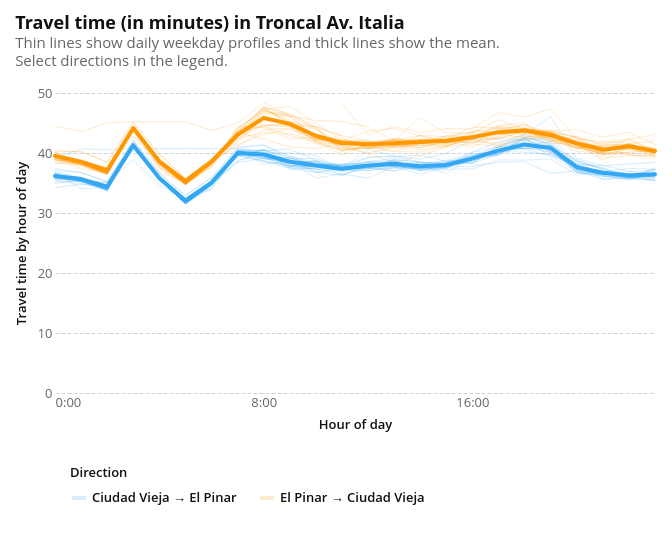
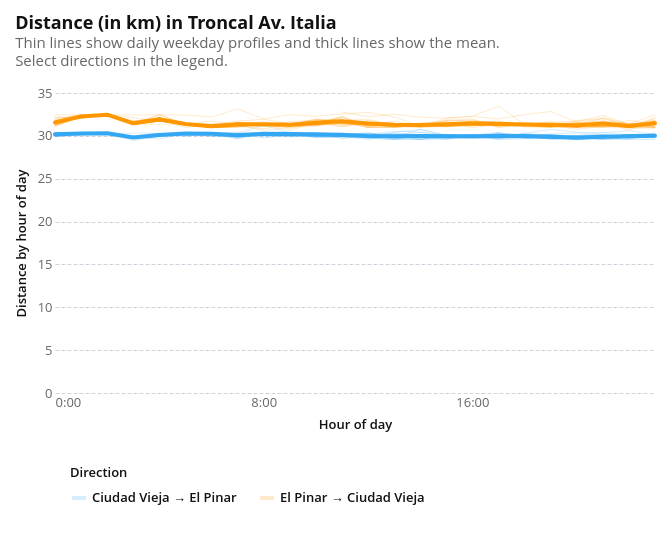

Notebook code for these charts, in order:
### Markdown cell above
## Ciudad Vieja - El Pinar (Días de semana)

### Code cell
od_ = df_combined.copy().query("od_id == 1 and is_weekend == False")

display(
    create_plots(od_, "tt", "Travel time (in minutes)", "Travel time by hour of day")
)
display(create_plots(od_, "dist", "Distance (in km)", "Distance by hour of day"))

### Figure 1 — Vega-Lite specification as saved in the notebook (floating-point values rounded to 4 significant figures; data arrays with more than 128 entries replaced by an {"elided": "..."} marker saying what was removed)
{"config": {"background": "white", "padding": 15, "mark": {"tooltip": true}, "point": {"filled": true, "size": 60, "stroke": "white", "strokeWidth": 1}, "circle": {"filled": true, "stroke": "white", "strokeWidth": 1}, "square": {"filled": true, "stroke": "white", "strokeWidth": 1}, "line": {"strokeWidth": 4, "strokeCap": "round", "strokeJoin": "round"}, "bar": {"cornerRadiusEnd": 0}, "area": {"opacity": 0.7}, "arc": {"stroke": "white", "strokeWidth": 1}, "rect": {"stroke": "#8A969F", "strokeWidth": 0.5}, "geoshape": {"stroke": "#666666", "strokeWidth": 0.3, "strokeJoin": "round", "strokeCap": "round"}, "title": {"font": "Open Sans, sans-serif", "fontSize": 18, "fontWeight": 700, "lineHeight": 22, "color": "#111111", "anchor": "start", "offset": 18, "subtitleFont": "Open Sans, sans-serif", "subtitleFontSize": 15, "subtitleFontWeight": 400, "subtitleLineHeight": 18, "subtitleColor": "#666666", "subtitlePadding": 3}, "axis": {"domain": false, "grid": true, "gridColor": "#CED4DE", "gridDash": [4, 2], "gridWidth": 1, "labelFont": "Open Sans, sans-serif", "labelFontSize": 13, "labelFontWeight": 400, "labelColor": "#666666", "labelPadding": 3, "tickColor": "#CED4DE", "tickSize": 5, "tickCount": 5, "titleFont": "Open Sans, sans-serif", "titleFontSize": 13, "titleFontWeight": 600, "titleColor": "#111111", "titlePadding": 9}, "axisX": {"grid": false, "tickSize": 0, "labelAngle": 0}, "axisY": {"domain": false, "ticks": false, "gridColor": "#CED4DE", "gridDash": [4, 2], "gridWidth": 1}, "axisQuantitative": {"tickCount": 5}, "axisBand": {"labelPadding": 6, "tickSize": 0}, "axisTemporal": {"grid": false}, "legend": {"labelFont": "Open Sans, sans-serif", "labelFontSize": 13, "labelFontWeight": 600, "labelColor": "#111111", "titleFont": "Open Sans, sans-serif", "titleFontSize": 13, "titleFontWeight": 600, "titleColor": "#111111", "titlePadding": 9, "symbolSize": 196, "symbolStrokeWidth": 0, "padding": 15, "offset": 21, "columnPadding": 21, "orient": "bottom", "labelLimit": 200, "titleLimit": 200}, "view": {"stroke": null, "continuousWidth": 600, "continuousHeight": 400}, "range": {"category": ["#34A7F2", "#FF9800", "#664AB6", "#4EC2C0", "#F3578E", "#081079", "#0C7C68", "#AA0000", "#DDDA21"], "diverging": ["#920000", "#BD6126", "#E3A763", "#EFEFEF", "#80BDE7", "#3587C3", "#025288"], "heatmap": ["#E3F6FD", "#75CCEC", "#089BD4", "#0169A1", "#023B6F"], "ordinal": ["#E3F6FD", "#75CCEC", "#089BD4", "#0169A1", "#023B6F"], "ramp": ["#E3F6FD", "#75CCEC", "#089BD4", "#0169A1", "#023B6F"]}, "scale": {"bandPaddingInner": 0.2, "bandPaddingOuter": 0.1, "pointPadding": 0.5}, "header": {"labelFont": "Open Sans, sans-serif", "labelFontSize": 13, "labelFontWeight": 600, "labelColor": "#111111", "titleFont": "Open Sans, sans-serif", "titleFontSize": 15, "titleFontWeight": 600, "titleColor": "#111111"}, "concat": {"spacing": 18}, "facet": {"spacing": 18}, "selection": {"point": {"on": "click", "clear": "dblclick"}, "interval": {"mark": {"fill": "#0071BC", "fillOpacity": 0.15, "stroke": "#0071BC", "strokeWidth": 1}}}}, "layer": [{"mark": {"type": "line", "size": 1}, "encoding": {"color": {"field": "direction", "scale": {"domain": ["Ciudad Vieja → El Pinar", "El Pinar → Ciudad Vieja"], "range": ["#34A7F2", "#FF9800"]}, "sort": ["Ciudad Vieja → El Pinar", "El Pinar → Ciudad Vieja"], "title": "Direction", "type": "nominal"}, "detail": {"field": "date", "type": "nominal"}, "opacity": {"condition": {"param": "direction_select", "value": 0.2}, "value": 0.05}, "tooltip": [{"field": "direction", "title": "Direction", "type": "nominal"}, {"field": "date", "title": "Date", "type": "nominal"}, {"field": "hour", "format": "02d", "title": "Hour", "type": "quantitative"}, {"field": "value", "format": ".1f", "title": "Travel time by hour of day", "type": "quantitative"}], "x": {"axis": {"labelExpr": "datum.value + ':00'", "values": [0, 2, 4, 6, 8, 10, 12, 14, 16, 18, 20, 22]}, "field": "hour", "scale": {"domain": [0, 23]}, "title": "Hour of day", "type": "quantitative"}, "y": {"field": "value", "title": "Travel time by hour of day", "type": "quantitative"}}, "name": "view_e4e38c4233931880_0", "transform": [{"filter": "(datum.series_type === 'Daily')"}]}, {"mark": {"type": "line"}, "encoding": {"color": {"field": "direction", "scale": {"domain": ["Ciudad Vieja → El Pinar", "El Pinar → Ciudad Vieja"], "range": ["#34A7F2", "#FF9800"]}, "sort": ["Ciudad Vieja → El Pinar", "El Pinar → Ciudad Vieja"], "title": "Direction", "type": "nominal"}, "opacity": {"condition": {"param": "direction_select", "value": 1}, "value": 0.1}, "tooltip": [{"field": "direction", "title": "Direction", "type": "nominal"}, {"field": "series_type", "title": "Profile", "type": "nominal"}, {"field": "hour", "format": "02d", "title": "Hour", "type": "quantitative"}, {"field": "value", "format": ".1f", "title": "Travel time by hour of day", "type": "quantitative"}], "x": {"axis": {"labelExpr": "datum.value + ':00'", "values": [0, 2, 4, 6, 8, 10, 12, 14, 16, 18, 20, 22]}, "field": "hour", "scale": {"domain": [0, 23]}, "title": "Hour of day", "type": "quantitative"}, "y": {"field": "value", "title": "Travel time by hour of day", "type": "quantitative"}}, "transform": [{"filter": "(datum.series_type === 'Average')"}]}], "data": {"name": "data-3fa95543211b6c93bb37d937ed5a18b0"}, "height": 300, "params": [{"name": "direction_select", "select": {"type": "point", "fields": ["direction"]}, "bind": "legend", "views": ["view_e4e38c4233931880_0"]}], "title": {"text": "Travel time (in minutes) in Troncal Av. Italia", "subtitle": ["Thin lines show daily weekday profiles and thick lines show the mean.", "Select directions in the legend."]}, "width": 600, "$schema": "https://vega.github.io/schema/vega-lite/v6.4.1.json", "datasets": {"data-3fa95543211b6c93bb37d937ed5a18b0": {"elided": "1298 records"}}}

### Figure 2 — Vega-Lite specification as saved in the notebook (floating-point values rounded to 4 significant figures; data arrays with more than 128 entries replaced by an {"elided": "..."} marker saying what was removed)
{"config": {"background": "white", "padding": 15, "mark": {"tooltip": true}, "point": {"filled": true, "size": 60, "stroke": "white", "strokeWidth": 1}, "circle": {"filled": true, "stroke": "white", "strokeWidth": 1}, "square": {"filled": true, "stroke": "white", "strokeWidth": 1}, "line": {"strokeWidth": 4, "strokeCap": "round", "strokeJoin": "round"}, "bar": {"cornerRadiusEnd": 0}, "area": {"opacity": 0.7}, "arc": {"stroke": "white", "strokeWidth": 1}, "rect": {"stroke": "#8A969F", "strokeWidth": 0.5}, "geoshape": {"stroke": "#666666", "strokeWidth": 0.3, "strokeJoin": "round", "strokeCap": "round"}, "title": {"font": "Open Sans, sans-serif", "fontSize": 18, "fontWeight": 700, "lineHeight": 22, "color": "#111111", "anchor": "start", "offset": 18, "subtitleFont": "Open Sans, sans-serif", "subtitleFontSize": 15, "subtitleFontWeight": 400, "subtitleLineHeight": 18, "subtitleColor": "#666666", "subtitlePadding": 3}, "axis": {"domain": false, "grid": true, "gridColor": "#CED4DE", "gridDash": [4, 2], "gridWidth": 1, "labelFont": "Open Sans, sans-serif", "labelFontSize": 13, "labelFontWeight": 400, "labelColor": "#666666", "labelPadding": 3, "tickColor": "#CED4DE", "tickSize": 5, "tickCount": 5, "titleFont": "Open Sans, sans-serif", "titleFontSize": 13, "titleFontWeight": 600, "titleColor": "#111111", "titlePadding": 9}, "axisX": {"grid": false, "tickSize": 0, "labelAngle": 0}, "axisY": {"domain": false, "ticks": false, "gridColor": "#CED4DE", "gridDash": [4, 2], "gridWidth": 1}, "axisQuantitative": {"tickCount": 5}, "axisBand": {"labelPadding": 6, "tickSize": 0}, "axisTemporal": {"grid": false}, "legend": {"labelFont": "Open Sans, sans-serif", "labelFontSize": 13, "labelFontWeight": 600, "labelColor": "#111111", "titleFont": "Open Sans, sans-serif", "titleFontSize": 13, "titleFontWeight": 600, "titleColor": "#111111", "titlePadding": 9, "symbolSize": 196, "symbolStrokeWidth": 0, "padding": 15, "offset": 21, "columnPadding": 21, "orient": "bottom", "labelLimit": 200, "titleLimit": 200}, "view": {"stroke": null, "continuousWidth": 600, "continuousHeight": 400}, "range": {"category": ["#34A7F2", "#FF9800", "#664AB6", "#4EC2C0", "#F3578E", "#081079", "#0C7C68", "#AA0000", "#DDDA21"], "diverging": ["#920000", "#BD6126", "#E3A763", "#EFEFEF", "#80BDE7", "#3587C3", "#025288"], "heatmap": ["#E3F6FD", "#75CCEC", "#089BD4", "#0169A1", "#023B6F"], "ordinal": ["#E3F6FD", "#75CCEC", "#089BD4", "#0169A1", "#023B6F"], "ramp": ["#E3F6FD", "#75CCEC", "#089BD4", "#0169A1", "#023B6F"]}, "scale": {"bandPaddingInner": 0.2, "bandPaddingOuter": 0.1, "pointPadding": 0.5}, "header": {"labelFont": "Open Sans, sans-serif", "labelFontSize": 13, "labelFontWeight": 600, "labelColor": "#111111", "titleFont": "Open Sans, sans-serif", "titleFontSize": 15, "titleFontWeight": 600, "titleColor": "#111111"}, "concat": {"spacing": 18}, "facet": {"spacing": 18}, "selection": {"point": {"on": "click", "clear": "dblclick"}, "interval": {"mark": {"fill": "#0071BC", "fillOpacity": 0.15, "stroke": "#0071BC", "strokeWidth": 1}}}}, "layer": [{"mark": {"type": "line", "size": 1}, "encoding": {"color": {"field": "direction", "scale": {"domain": ["Ciudad Vieja → El Pinar", "El Pinar → Ciudad Vieja"], "range": ["#34A7F2", "#FF9800"]}, "sort": ["Ciudad Vieja → El Pinar", "El Pinar → Ciudad Vieja"], "title": "Direction", "type": "nominal"}, "detail": {"field": "date", "type": "nominal"}, "opacity": {"condition": {"param": "direction_select", "value": 0.2}, "value": 0.05}, "tooltip": [{"field": "direction", "title": "Direction", "type": "nominal"}, {"field": "date", "title": "Date", "type": "nominal"}, {"field": "hour", "format": "02d", "title": "Hour", "type": "quantitative"}, {"field": "value", "format": ".1f", "title": "Distance by hour of day", "type": "quantitative"}], "x": {"axis": {"labelExpr": "datum.value + ':00'", "values": [0, 2, 4, 6, 8, 10, 12, 14, 16, 18, 20, 22]}, "field": "hour", "scale": {"domain": [0, 23]}, "title": "Hour of day", "type": "quantitative"}, "y": {"field": "value", "title": "Distance by hour of day", "type": "quantitative"}}, "name": "view_b2e4a7f41390af58_0", "transform": [{"filter": "(datum.series_type === 'Daily')"}]}, {"mark": {"type": "line"}, "encoding": {"color": {"field": "direction", "scale": {"domain": ["Ciudad Vieja → El Pinar", "El Pinar → Ciudad Vieja"], "range": ["#34A7F2", "#FF9800"]}, "sort": ["Ciudad Vieja → El Pinar", "El Pinar → Ciudad Vieja"], "title": "Direction", "type": "nominal"}, "opacity": {"condition": {"param": "direction_select", "value": 1}, "value": 0.1}, "tooltip": [{"field": "direction", "title": "Direction", "type": "nominal"}, {"field": "series_type", "title": "Profile", "type": "nominal"}, {"field": "hour", "format": "02d", "title": "Hour", "type": "quantitative"}, {"field": "value", "format": ".1f", "title": "Distance by hour of day", "type": "quantitative"}], "x": {"axis": {"labelExpr": "datum.value + ':00'", "values": [0, 2, 4, 6, 8, 10, 12, 14, 16, 18, 20, 22]}, "field": "hour", "scale": {"domain": [0, 23]}, "title": "Hour of day", "type": "quantitative"}, "y": {"field": "value", "title": "Distance by hour of day", "type": "quantitative"}}, "transform": [{"filter": "(datum.series_type === 'Average')"}]}], "data": {"name": "data-43f0a782501f60f1d629227e63334846"}, "height": 300, "params": [{"name": "direction_select", "select": {"type": "point", "fields": ["direction"]}, "bind": "legend", "views": ["view_b2e4a7f41390af58_0"]}], "title": {"text": "Distance (in km) in Troncal Av. Italia", "subtitle": ["Thin lines show daily weekday profiles and thick lines show the mean.", "Select directions in the legend."]}, "width": 600, "$schema": "https://vega.github.io/schema/vega-lite/v6.4.1.json", "datasets": {"data-43f0a782501f60f1d629227e63334846": {"elided": "1298 records"}}}
